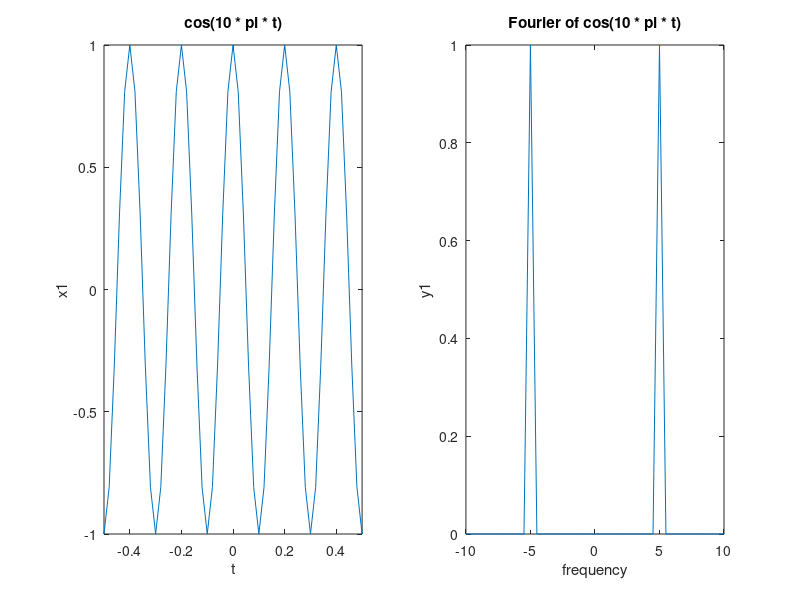

Recreate this plot in MATLAB.
t_start = -1;
t_end = 1;
fs = 50;
t = t_start : 1/fs : t_end - 1 / fs;
N = length(t);
f = -fs/2 : fs/N : fs/2 - fs/N;

x1 = cos(10 * pi * t);

figure;
subplot(1, 2, 1);
plot(t, x1);
title("cos(10 * pi * t)");
xlim([-0.5, 0.5]);
xlabel("t");
ylabel("x1");


y1 = fftshift(fft(x1));
y1 = y1 / max(abs(y1));
subplot(1, 2, 2);
plot(f, abs(y1));
xlim([-10, 10]);
title("Fourier of cos(10 * pi * t)");
xlabel("frequency");
ylabel("y1");



